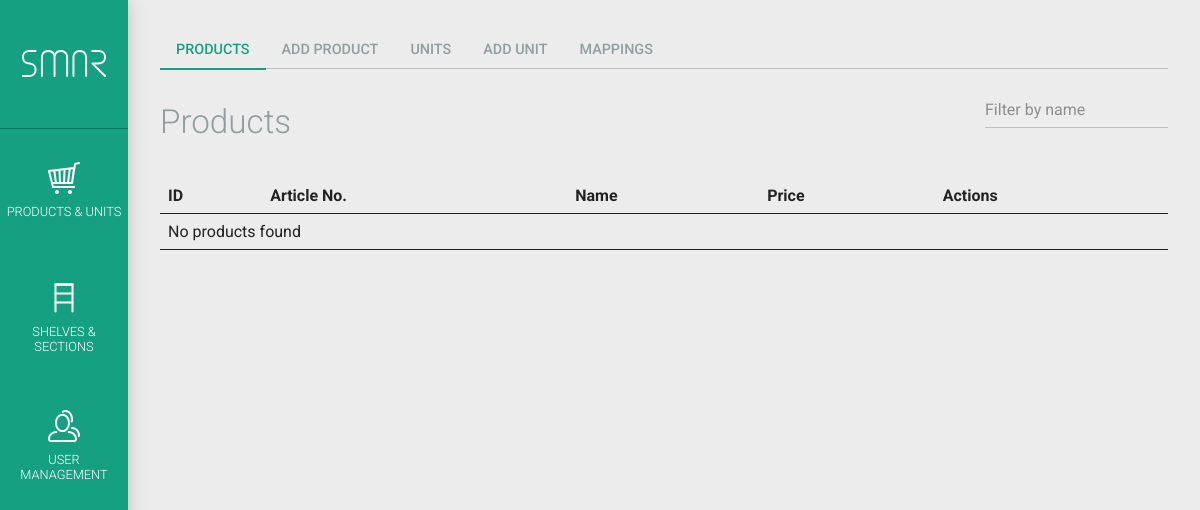
Before: /index.php?page=products.php (signed in) with the older database file.
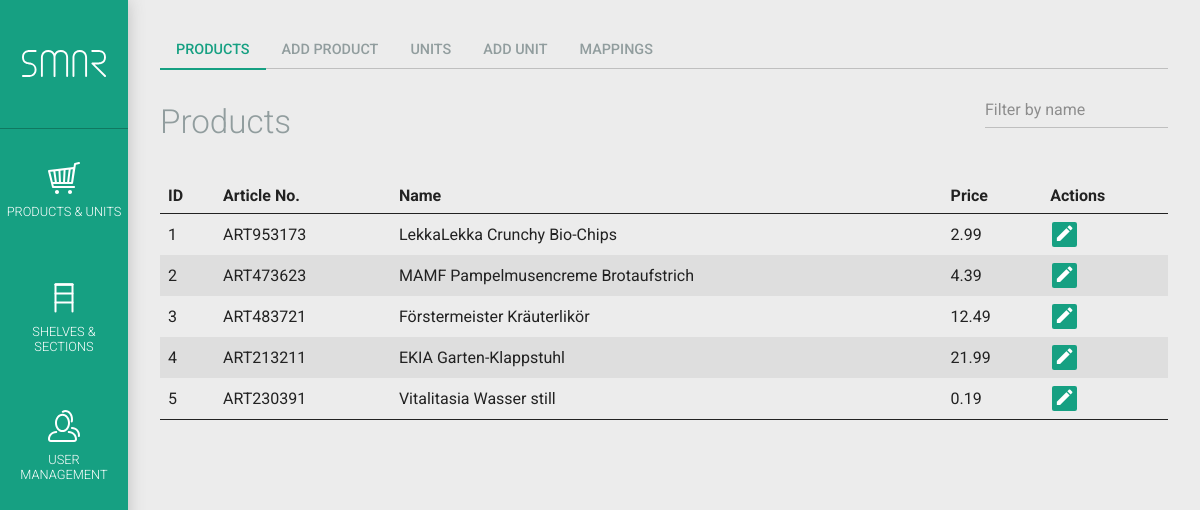
After: the same page with the newer database file.
### tables this page shows
CREATE TABLE IF NOT EXISTS `smar_product` (
  `product_id` int(10) unsigned NOT NULL AUTO_INCREMENT,
  `article_nr` varchar(30) DEFAULT NULL,
  `barcode` int(15) DEFAULT NULL,
  `name` varchar(100) DEFAULT NULL,
  `price` double NOT NULL DEFAULT '0',
  `image` varchar(150) DEFAULT NULL,
  `created` datetime DEFAULT NULL,
  `lastupdate` timestamp NOT NULL DEFAULT CURRENT_TIMESTAMP ON UPDATE CURRENT_TIMESTAMP,
  PRIMARY KEY (`product_id`)
);

### _functions/_functions.php (called while the page is built, shortened)
<?php
class SMAR_MysqlConnect extends mysqli
{
    function dbquery($sql)
    {
			if(!($erg = $this->query($sql))) {
				echo "Error with SQL request, the statement: ".$sql." --- Fehlernummer ".$this->errno." ::: ".$this->error;
				return false;
			}
			return $erg;
    }
}
?>

### products.php (the view, shortened to what this page needs)
<?php
require_once('_functions/_functions.php');
$self = 'products.php';
$subpage = isset($_GET['subpage']) ? $_GET['subpage'] : '';
require_once('inc_session_check.php');
if(isset($_GET['smar_nav']) && $_GET['smar_nav'] == 'true') {
	?>
	<nav id="nav-page">
		<ul>
			<li><a href="<?php echo $self; ?>" <?php echo ($subpage == '') ? 'class="smar-active"' : ''; ?>>Products</a></li>
			<li><a href="<?php echo $self.'?subpage=addproduct'; ?>" <?php echo ($subpage == 'addproduct') ? 'class="smar-active"' : ''; ?>>Add product</a></li>
			<li><a href="<?php echo $self.'?subpage=units'; ?>" <?php echo ($subpage == 'units') ? 'class="smar-active"' : ''; ?>>Units</a></li>
			<li><a href="<?php echo $self.'?subpage=addunit'; ?>" <?php echo ($subpage == 'addunit') ? 'class="smar-active"' : ''; ?>>Add unit</a></li>
			<li><a href="<?php echo $self.'?subpage=mapping'; ?>" <?php echo ($subpage == 'mapping') ? 'class="smar-active"' : ''; ?>>Mappings</a></li>
		</ul>
	</nav>
	<div id="smar-content-inner">
	<?php
}
switch($subpage) {
		?>
			<?php
	default:
		?>
		<div class="flex">
			<h1>Products</h1>
			<div>
				<?php
				$filter = '';
				$formFilter = '';
				?>
				<form id="form-filter" method="get" action="index.php?page=<?php echo urlencode($self); ?>">
					<input id="filter-products" type="text" name="filter" placeholder="Filter by name" value="<?php if(isset($formFilter) && !empty($formFilter)) echo smar_form_input($formFilter); ?>" class="input-medium">
				</form>
				<?php
				$items_per_page = 20;
				$current_page = 0;
				$limit = $items_per_page * $current_page;
				$result = $SMAR_DB->dbquery("SELECT count(*) as items FROM ".SMAR_MYSQL_PREFIX."_product");
				?>
			</div>
		</div>
		<table>
			<thead>
			<tr>
				<th>ID</th>
				<th>Article No.</th>
				<th>Name</th>
				<th>Price</th>
				<th>Actions</th>
			</tr>
			</thead>
			<tbody>
				<?php
				$result = $SMAR_DB->dbquery("SELECT product_id, article_nr, name, price FROM ".SMAR_MYSQL_PREFIX."_product".$filter." ORDER BY product_id LIMIT ".$SMAR_DB->real_escape_string($limit).",".$SMAR_DB->real_escape_string($items_per_page));
				if($result->num_rows > 0) {
					while($row = $result->fetch_array(MYSQLI_ASSOC)) {
						echo '<tr>
							<td>'.$row['product_id'].'</td>
							<td>'.$row['article_nr'].'</td>
							<td>'.$row['name'].'</td>
							<td>'.$row['price'].'</td>
							<td>
								<a href="'.$self.'?subpage=editproduct&id='.$row['product_id'].'" title="Edit" class="ajax"><i class="mdi mdi-pencil"></i></a>
							</td>
						</tr>';
					}
				} else {
					echo '<tr><td colspan="5">No products found</td></tr>';
				}
				?>
			</tbody>
		</table>
		<?php
}
if(isset($_GET['smar_nav']) && $_GET['smar_nav'] == 'true')
	echo '</div>';
?>

### inc_header.php (shortened to what this page needs)
<!doctype html>
<html>
<head>
	<link href="css/materialdesignicons.min.css" rel="stylesheet">
	<link href="css/jquery.colorbox.css" rel="stylesheet">
	<link href="css/jquery.autocomplete.css" rel="stylesheet">
	<link href="css/smar.css" rel="stylesheet">
</head>

### index.php (shortened to what this page needs)
<?php
require_once('_functions/_functions.php');
require_once('inc_session_check.php');
include('inc_header.php')
?>
<body>
	<div id="smar-wrapper">
		<nav id="nav-main">
			<ul>
				<li><a id="smar-logo" href="start.php"></a></li>
				<li><a id="nav-main-1" href="products.php"><i class="nav-icon nav-icon-cart"></i><span>Products &amp; Units</span></a></li>
				<li><a id="nav-main-2" href="shelves.php"><i class="nav-icon nav-icon-shelf"></i><span>Shelves &amp; Sections</span></a></li>
				<li><a id="nav-main-5" href="users.php"><i class="nav-icon nav-icon-user"></i><span>User Management</span></a></li>
			</ul>
		</nav>
		<section id="smar-content">
		<?php
			if(isset($_GET['page']) && !empty($_GET['page']) && $_GET['page'] != 'start.php') {
				$page = urldecode($_GET['page']);
				$page_exploded = explode('?', $page);
				if(file_exists($page_exploded[0]))
					include $page_exploded[0];
				else
					echo file_get_contents(SMAR_SITE_URL.SMAR_CURRENT_DIR.'error.php?target='.urlencode($page));
			} else {
				$params['smar_include'] = true;
				$params['smar_nav'] = true;
				foreach($params as $k => $v)
					$_GET[$k] = $v;
				include 'start.php';
			}
			?>
		</section>
	</div>
</body>
</html>

### css/smar.css (style rules this page uses)
html, body { width: 100vw; height: 100vh; margin: 0; padding: 0; background: #ECECEC; color: #222; font: 400 1em Roboto, "Helvetica Neue", Helvetica, Arial, sans-serif; line-height: 1.2; }
a { color: #16A082; text-decoration: none; outline: 0; transition: color .4s ease-out 0s; }
h1, h2, h3, h4, h5 { margin: 1.414em 0 .5em; font-weight: 300; color: #919D9E; }
h1 { margin-top: 1em; font-size: 2.074rem; }
table { width: 100%; margin: 1.2em 0; text-align: left; border-spacing: 0; border-bottom: 1px solid #222; }
table tr { transition: background-color .4s ease-out 0s; }
table th, table td { padding: .5em; }
table thead th { border-bottom: 1px solid #222; }
table tbody tr:nth-child(2n) { background-color: #DEDEDE; }
input, select, textarea { font: 400 1rem 'Roboto'; -webkit-appearance: none; -moz-appearance: none; appearance: none; border: none; border-radius: 0; }
input:not([type="submit"]):not([type="reset"]), .input, select, textarea { display: block; box-sizing: border-box; width: 100%; max-width: 500px; padding: .5em 0; margin: 0 0 8px; border: 1px solid #BFBFBF; border-width: 0 0 1px; outline: none; font-size: 1rem; background: transparent none right center no-repeat; background-size: auto 80%; transition: border-color .4s ease-out 0s; }
.input-medium { max-width: 200px; }
#smar-logo { background: url("../img/SMAR_logo_white.svg") center no-repeat; background-size: 66% auto; border: 1px solid #107861; border-width: 0 0 1px; }
#smar-wrapper { display: -webkit-flex; -webkit-align-items: stretch; -webkit-align-content: flex-start; display: flex; align-items: stretch; align-content: flex-start; width: 100vw; height: 100vh; }
#smar-content { box-sizing: border-box; width: 100%; padding: 2rem; overflow: auto; -webkit-overflow-scrolling: touch; }
nav#nav-main { display: block; width: 8rem; min-width: 8rem; background: #16A082; box-shadow: 0 0 1rem #BFBFBF; overflow-x: hidden; overflow-y: auto; z-index: 8; }
nav#nav-main ul { display: -webkit-flex; -webkit-flex-flow: column; display: flex; flex-flow: column; margin: 0; padding: 0; list-style: none; }
nav#nav-main ul li { display: block; height: 8rem; }
nav#nav-main ul li a { display: -webkit-flex; -webkit-flex-flow: column; -webkit-align-items: center; -webkit-justify-content: center; display: flex; flex-flow: column; align-items: center; justify-content: center; width: 100%; height: 100%; color: #fff; transition: background-color .4s ease-out 0s; }
nav#nav-main ul li a span, .subtitle { max-width: 90%; padding: .5em; text-transform: uppercase; text-align: center; font-weight: 300; font-size: .8rem; }
.nav-icon { display: block; width: 30%; height: 30%; background-size: contain; }
.nav-icon-cart { background: url("../img/icon-cart.svg") center no-repeat; }
.nav-icon-shelf { background: url("../img/icon-shelf.svg") center no-repeat; }
.nav-icon-user { background: url("../img/icon-user.svg") center no-repeat; }
nav#nav-page ul { display: -webkit-flex; -webkit-flex-flow: row wrap; display: flex; flex-flow: row wrap; padding: 0; margin: 0; border-bottom: 1px solid #BFBFBF; list-style: none; }
nav#nav-page ul li { margin-bottom: -2px; }
nav#nav-page ul li a { display: block; height: 2.25rem; padding: 0 1rem; margin-bottom: 1px; border-bottom: 1px solid #BFBFBF; line-height: 2.25rem; text-transform: uppercase; font-size: .9rem; font-weight: 500; color: #919D9E; transition: color .4s ease-out 0s, border-color .4s ease-out 0s; }
nav#nav-page ul li a.smar-active { margin-bottom: 0; border-bottom: 2px solid #16A082; color: #16A082; }
.bg-icon, a .bg-icon, .text-icon, table a > .mdi { margin: 0 .1em; padding: .1em; background-color: #16a082; color: #fff; font-size: 1.3em; border-radius: .1em; transition: background-color .4s ease-out 0s; }
.flex { display: -webkit-flex; display: flex; -webkit-justify-content: space-between; justify-content: space-between; -webkit-align-items: center; align-items: center; }

Changed rows visible on the page:
added smar_product: product_id "1", article_nr "ART953173", name "LekkaLekka Crunchy Bio-Chips", price "2.99"
added smar_product: product_id "2", article_nr "ART473623", name "MAMF Pampelmusencreme Brotaufstrich", price "4.39"
added smar_product: product_id "3", article_nr "ART483721", name "Förstermeister Kräuterlikör", price "12.49"
added smar_product: product_id "4", article_nr "ART213211", name "EKIA Garten-Klappstuhl", price "21.99"
added smar_product: product_id "5", article_nr "ART230391", name "Vitalitasia Wasser still", price "0.19"
Other visible differences:
text no longer shown: "No products found"
